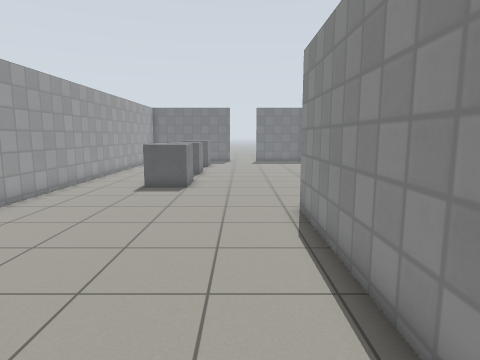
view 1 (above)

17 first-person views from a walk through a robot-simulator world made for Gazebo. The camera is 1.2 m above the floor, tilts 8° down and sees 75° across. The floor is counted in squares, 0.5 m on a side. Each view is taken from the middle of a square. On the plan, view 1 faces up. The plan holds only what a view shows up to about 19 squares ahead; the rest is blank. Gazebo's built-in surfaces are drawn with simple patterns.

view 2
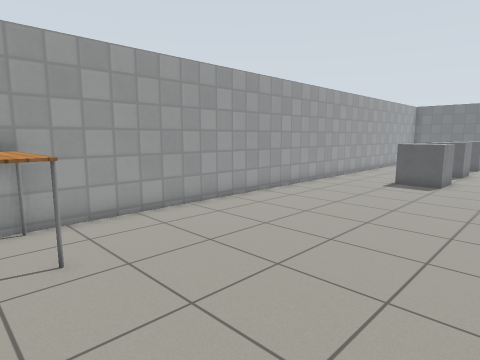

view 3
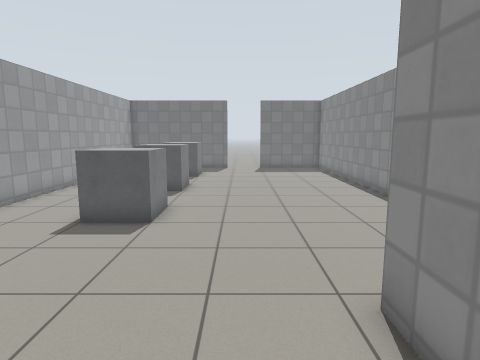

view 4
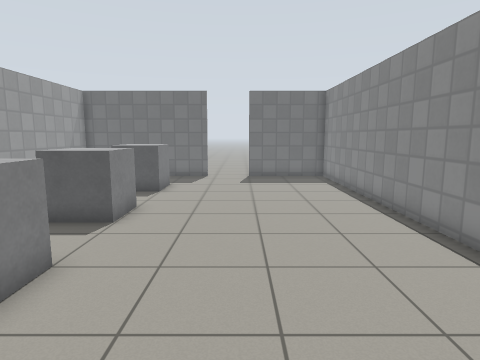

view 5
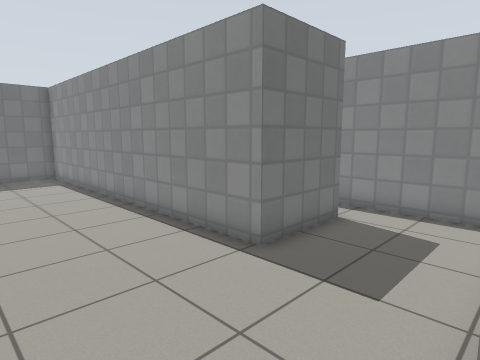

view 6
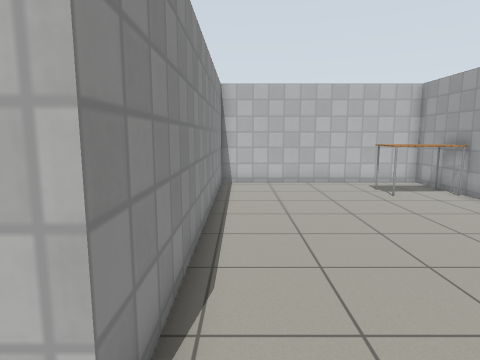

view 7
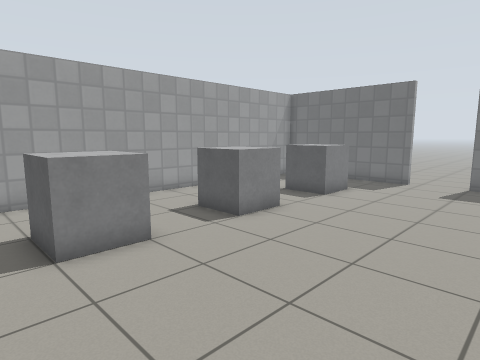

view 8
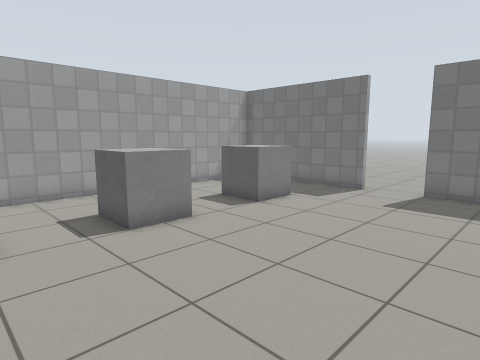

view 9
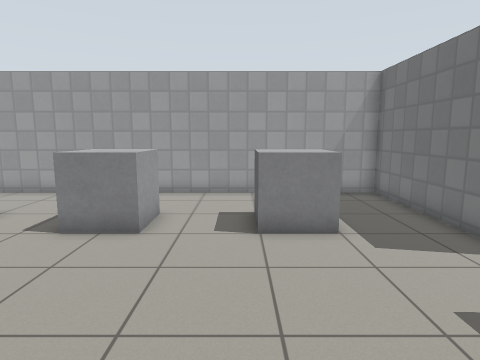

view 10
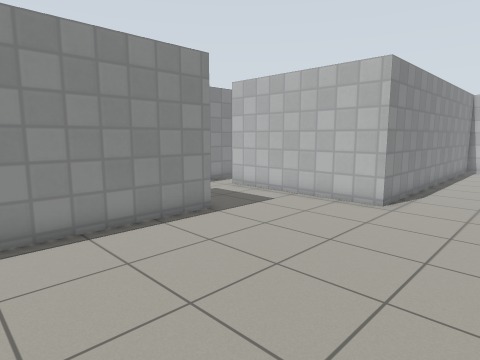

view 11
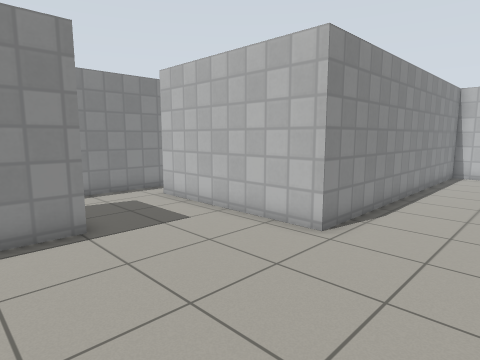

view 12
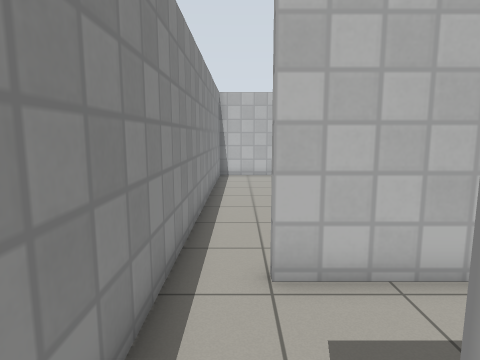

view 13
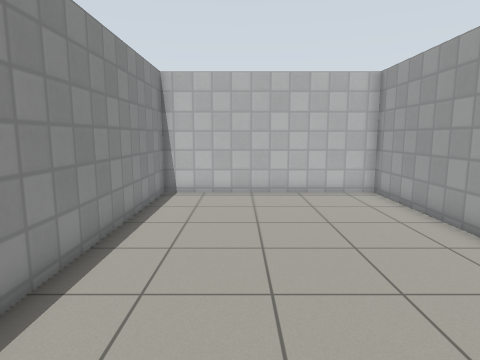

view 14
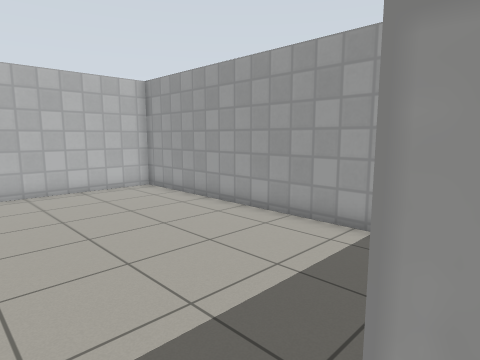

view 15
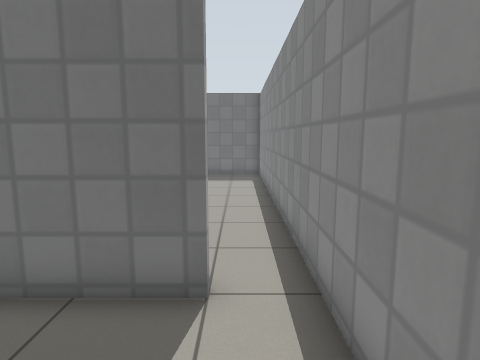

view 16
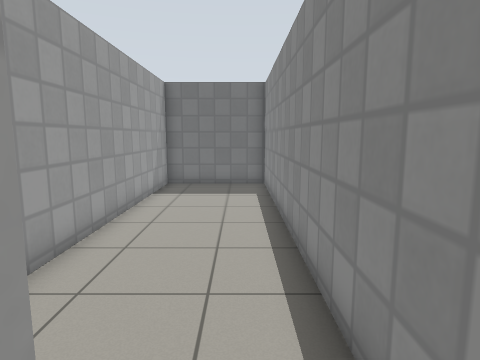

view 17
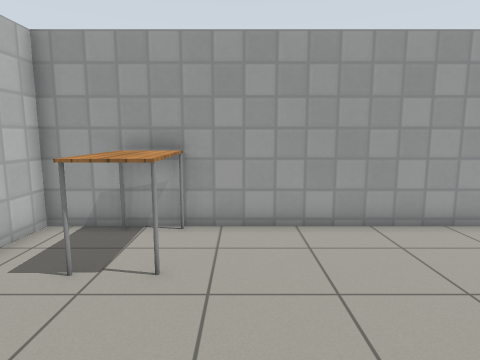

### Floor plan
Points are (right, up) in squares from view 1. A wall is a line through its corners. A room is listed if a view was taken in it or the views show most of it. See-through windows are left out.
Room 1 (views 1, 2, 3, 4, 5, 6, 7, 8, 9, 10, 11, 14, 15, 16, 17)
walls: (9.5, 14.7) (9.5, 14.4) (6, 14.4) (6, 29.7) (1.5, 29.7); (11.2, 9.5) (11.2, 14.5); (-0.9, 29.7) (-8.1, 29.7) (-8.1, -0.5); (-8.1, -1.5) (-8.1, -4.2) (2, -4.2) (2, 10.1) (9.5, 10.1)
ways out: opening at (10, 14) to room 2; opening at (10, 10) to room 3; opening at (0.5, 30)
objects: table (-8, -2) to (-5, -1); grey box (-4, 15) to (-3, 16); grey box (-4, 20) to (-3, 21); grey box (-4, 25) to (-3, 26)
Room 2 (view 12)
walls: (11.2, 14.5) (11.2, 29.7) (6.3, 29.7) (6.3, 19.1)
ways out: opening at (10, 14) to room 1
Room 3 (view 13)
walls: (2.3, 7) (2.3, -4.2) (11.2, -4.2) (11.2, 9.5)
ways out: opening at (10, 10) to room 1

Positions as (right, up) in squares from view 1, and headings:
1: (0, 0), facing up
2: (1, -2), facing up-left
3: (0, 6), facing up
4: (1, 11), facing up
5: (1, 10), facing up-right
6: (1, 12), facing down
7: (4, 13), facing up-left
8: (5, 16), facing up-left
9: (5, 24), facing left
10: (-2, 21), facing down-right
11: (-2, 17), facing down-right
12: (10, 15), facing down
13: (8, 9), facing down
14: (10, 10), facing down-left
15: (10, 10), facing up
16: (10, 14), facing up
17: (0, 1), facing left
